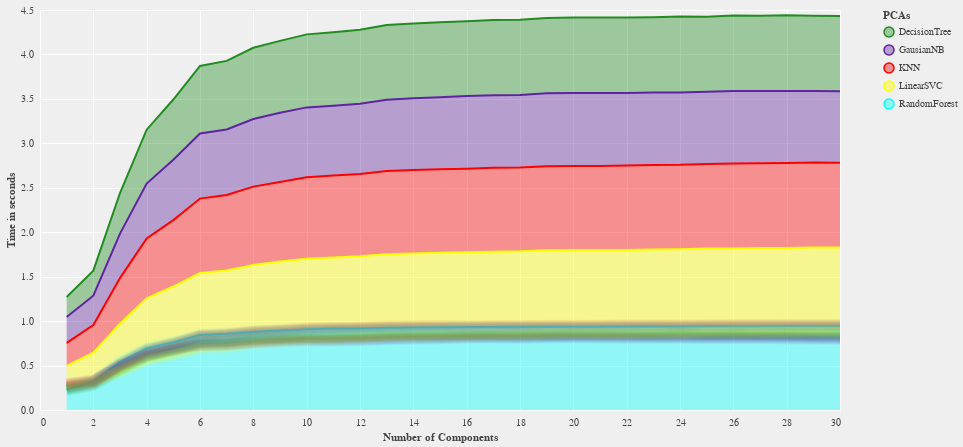

The code cell stored with this chart in its notebook:
### Markdown cell above
## Compare <ins>Accuracy</ins>

### Code cell
alt.renderers.enable('default'); plotter(clf_test, "accuracy", ("Number of Components", "Time in seconds", "PCAs"))

### Figure 1 — Vega-Lite specification as saved in the notebook (floating-point values rounded to 4 significant figures; data arrays with more than 128 entries replaced by an {"elided": "..."} marker saying what was removed)
{"config": {"view": {"continuousWidth": 800, "continuousHeight": 400}, "background": "#efefef", "axis": {"gridColor": "#ffffff", "domainColor": null, "tickColor": null, "labelColor": "#444444", "titleColor": "#444444"}, "legend": {"labelColor": "#444444", "titleColor": "#444444"}, "range": {"category": ["#228C22", "#5f249f", "#FF0000", "#ffff00", "#00FFFF", "#000000", "#FFFFFF"]}, "area": {"line": true, "fillOpacity": 0.4}, "line": {"strokeWidth": 2}}, "layer": [{"mark": "area", "encoding": {"color": {"type": "nominal", "field": "z", "title": "PCAs"}, "x": {"type": "quantitative", "axis": {"tickMinStep": 1}, "field": "x", "title": "Number of Components"}, "y": {"type": "quantitative", "field": "y", "title": "Time in seconds"}}}, {"layer": [{"mark": {"type": "line", "opacity": 0.05, "strokeWidth": 3.05}, "encoding": {"color": {"type": "nominal", "field": "z", "title": "PCAs"}, "x": {"type": "quantitative", "axis": {"tickMinStep": 1}, "field": "x", "title": "Number of Components"}, "y": {"type": "quantitative", "field": "y", "title": "Time in seconds"}}}, {"mark": {"type": "line", "opacity": 0.05, "strokeWidth": 4.1}, "encoding": {"color": {"type": "nominal", "field": "z", "title": "PCAs"}, "x": {"type": "quantitative", "axis": {"tickMinStep": 1}, "field": "x", "title": "Number of Components"}, "y": {"type": "quantitative", "field": "y", "title": "Time in seconds"}}}, {"mark": {"type": "line", "opacity": 0.05, "strokeWidth": 5.15}, "encoding": {"color": {"type": "nominal", "field": "z", "title": "PCAs"}, "x": {"type": "quantitative", "axis": {"tickMinStep": 1}, "field": "x", "title": "Number of Components"}, "y": {"type": "quantitative", "field": "y", "title": "Time in seconds"}}}, {"mark": {"type": "line", "opacity": 0.05, "strokeWidth": 6.2}, "encoding": {"color": {"type": "nominal", "field": "z", "title": "PCAs"}, "x": {"type": "quantitative", "axis": {"tickMinStep": 1}, "field": "x", "title": "Number of Components"}, "y": {"type": "quantitative", "field": "y", "title": "Time in seconds"}}}, {"mark": {"type": "line", "opacity": 0.05, "strokeWidth": 7.25}, "encoding": {"color": {"type": "nominal", "field": "z", "title": "PCAs"}, "x": {"type": "quantitative", "axis": {"tickMinStep": 1}, "field": "x", "title": "Number of Components"}, "y": {"type": "quantitative", "field": "y", "title": "Time in seconds"}}}, {"mark": {"type": "line", "opacity": 0.05, "strokeWidth": 8.3}, "encoding": {"color": {"type": "nominal", "field": "z", "title": "PCAs"}, "x": {"type": "quantitative", "axis": {"tickMinStep": 1}, "field": "x", "title": "Number of Components"}, "y": {"type": "quantitative", "field": "y", "title": "Time in seconds"}}}, {"mark": {"type": "line", "opacity": 0.05, "strokeWidth": 9.35}, "encoding": {"color": {"type": "nominal", "field": "z", "title": "PCAs"}, "x": {"type": "quantitative", "axis": {"tickMinStep": 1}, "field": "x", "title": "Number of Components"}, "y": {"type": "quantitative", "field": "y", "title": "Time in seconds"}}}, {"mark": {"type": "line", "opacity": 0.05, "strokeWidth": 10.4}, "encoding": {"color": {"type": "nominal", "field": "z", "title": "PCAs"}, "x": {"type": "quantitative", "axis": {"tickMinStep": 1}, "field": "x", "title": "Number of Components"}, "y": {"type": "quantitative", "field": "y", "title": "Time in seconds"}}}, {"mark": {"type": "line", "opacity": 0.05, "strokeWidth": 11.45}, "encoding": {"color": {"type": "nominal", "field": "z", "title": "PCAs"}, "x": {"type": "quantitative", "axis": {"tickMinStep": 1}, "field": "x", "title": "Number of Components"}, "y": {"type": "quantitative", "field": "y", "title": "Time in seconds"}}}, {"mark": {"type": "line", "opacity": 0.05, "strokeWidth": 12.5}, "encoding": {"color": {"type": "nominal", "field": "z", "title": "PCAs"}, "x": {"type": "quantitative", "axis": {"tickMinStep": 1}, "field": "x", "title": "Number of Components"}, "y": {"type": "quantitative", "field": "y", "title": "Time in seconds"}}}]}], "data": {"name": "data-50f7d66e188bc43cf4d0c6a401382d2d"}, "$schema": "https://vega.github.io/schema/vega-lite/v4.8.1.json", "datasets": {"data-50f7d66e188bc43cf4d0c6a401382d2d": {"elided": "150 records"}}}
